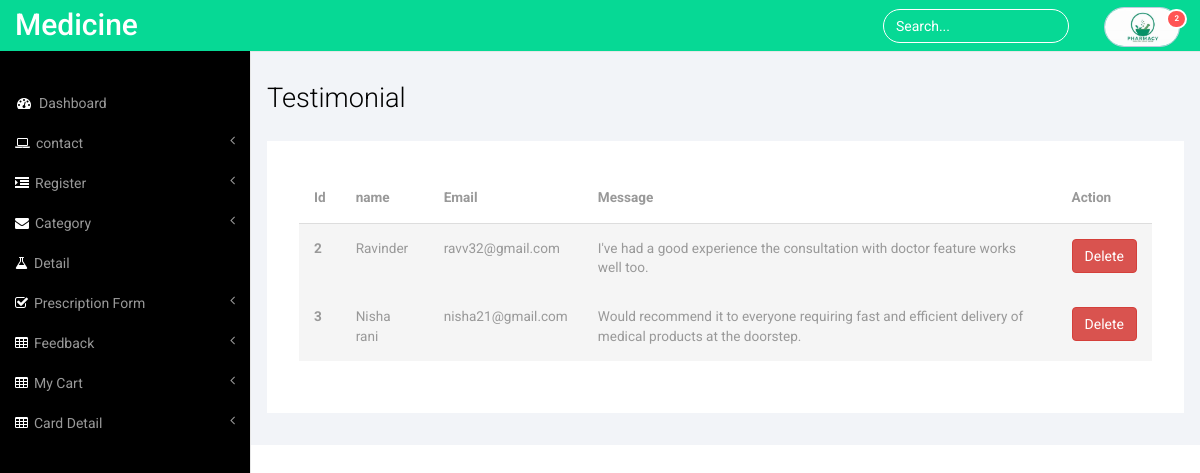
Page /admin/manageFeedback.php on the committed database.
### tables this page shows
CREATE TABLE `feedback` (
  `id` int(10) NOT NULL,
  `name` varchar(50) NOT NULL,
  `Email` varchar(50) NOT NULL,
  `Message` text NOT NULL
);

### admin/manageFeedback.php (the view)
<?php include "include/header.php";
include "include/connectivity.php";
$q="select * from feedback order by id ASC";
$exe=mysqli_query($conn,$q);
?>
        <div id="page-wrapper">
        <div class="col-md-12 graphs">
	   <div class="xs">
  	 <h3>Testimonial</h3>
  	<div class="bs-example4" data-example-id="contextual-table">
    <table class="table">
      <thead>
        <tr>
          <th>Id</th>
          <th>name</th>
          <th>Email</th>
          <th>Message</th>
          <th>Action</th>
        </tr>
      </thead>
      <tbody>
        <?php while($fetch=mysqli_fetch_array($exe)) { ?>
        <tr class="active">
          <th scope="row" ><?php echo $fetch['id']?></th>
          <td><?php echo $fetch['name']?></td>
          <td><?php echo $fetch['Email']?></td>
          <td><?php echo $fetch['Message']?></td>
          <td> <a href="deleteFeedback.php?id=<?php echo $fetch['id'];?>" class="btn btn-danger">Delete</a></td>
        </tr>
      <?php } ?>
      </tbody>
    </table>
   </div>
  <?php include "include/footer.php";?>

### admin/css/style.css (style rules this page uses)
h4, h5, h6, h1, h2, h3 { margin-top: 0; }
html, body { font-family: 'Roboto', sans-serif; font-size: 100%; background:#000; overflow-x: hidden; }
body a { transition:0.5s all; -webkit-transition:0.5s all; -moz-transition:0.5s all; -o-transition:0.5s all; -ms-transition:0.5s all; }
.graphs { padding: 2em 1em; background: #f2f4f8; font-family: 'Roboto', sans-serif; }
.bs-example4 { background: #fff; padding: 2em; }
.xs h3, .widget_head { color:#000; font-size:1.7em; font-weight:300; margin-bottom: 1em; }
.table > thead > tr > th, .table > tbody > tr > th, .table > tfoot > tr > th, .table > thead > tr > td, .table > tbody > tr > td, .table > tfoot > tr > td { border-top: none !important; }
.table > thead > tr > th, .table > tbody > tr > th, .table > tfoot > tr > th, .table > thead > tr > td, .table > tbody > tr > td, .table > tfoot > tr > td { font-size: 0.85em; color: #999; }
.table td, .table>tbody>tr>td, .table>tbody>tr>th, .table>tfoot>tr>td, .table>tfoot>tr>th, .table>thead>tr>td, .table>thead>tr>th { padding:15px !important; }
.table > thead > tr > th { border-bottom: 1px solid #ddd !important; }

### admin/css/custom.css (style rules this page uses)
#page-wrapper { min-height: 568px; background-color: #fff; }
@media (min-width:768px) { #page-wrapper { position: inherit; margin: 0 0 0 250px; border-left: 1px solid #e7e7e7; } }

### rows in the picture
feedback: id "2", name "Ravinder", Email "ravv32@gmail.com", Message "I've had a good experience the consultation with doctor feature works well too."
feedback: id "3", name "Nisha rani", Email "nisha21@gmail.com", Message "Would recommend it to everyone requiring fast and efficient delivery of medical products at the doorstep."
